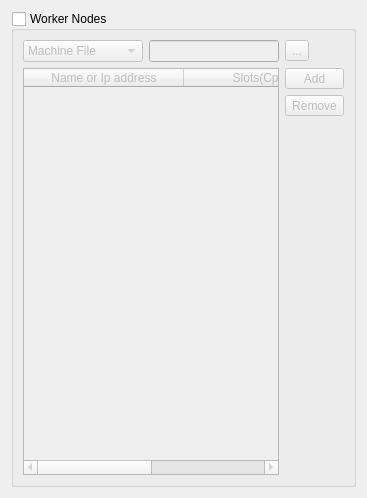
            <widget class="QWidget" name="tab_5">
             <attribute name="title">
              <string>Nodes</string>
             </attribute>
             <layout class="QGridLayout" name="gridLayout_22">
              <item row="0" column="0">
               <widget class="QGroupBox" name="NodesGroupBox">
                <property name="title">
                 <string>Worker Nodes</string>
                </property>
                <property name="checkable">
                 <bool>true</bool>
                </property>
                <property name="checked">
                 <bool>false</bool>
                </property>
                <layout class="QGridLayout" name="gridLayout_21">
                 <item row="0" column="0">
                  <widget class="QComboBox" name="NodesSourceComboBox">
                   <item>
                    <property name="text">
                     <string>Machine File</string>
                    </property>
                   </item>
                   <item>
                    <property name="text">
                     <string>Manual Insertion</string>
                    </property>
                   </item>
                  </widget>
                 </item>
                 <item row="0" column="1">
                  <widget class="QLineEdit" name="MachinesLineEdit"/>
                 </item>
                 <item row="0" column="2">
                  <widget class="QToolButton" name="MarchineFileToolButton">
                   <property name="text">
                    <string>...</string>
                   </property>
                  </widget>
                 </item>
                 <item row="1" column="2">
                  <widget class="QToolButton" name="AddNodeToolButton">
                   <property name="sizePolicy">
                    <sizepolicy hsizetype="Minimum" vsizetype="Fixed">
                     <horstretch>0</horstretch>
                     <verstretch>0</verstretch>
                    </sizepolicy>
                   </property>
                   <property name="text">
                    <string>Add</string>
                   </property>
                  </widget>
                 </item>
                 <item row="3" column="2">
                  <spacer name="verticalSpacer_6">
                   <property name="orientation">
                    <enum>Qt::Vertical</enum>
                   </property>
                   <property name="sizeHint" stdset="0">
                    <size>
                     <width>20</width>
                     <height>359</height>
                    </size>
                   </property>
                  </spacer>
                 </item>
                 <item row="2" column="2">
                  <widget class="QToolButton" name="RemoveNodeToolButton">
                   <property name="text">
                    <string>Remove</string>
                   </property>
                  </widget>
                 </item>
                 <item row="1" column="0" rowspan="3" colspan="2">
                  <widget class="QTableWidget" name="NodesTableWidget">
                   <property name="frameShape">
                    <enum>QFrame::StyledPanel</enum>
                   </property>
                   <property name="frameShadow">
                    <enum>QFrame::Sunken</enum>
                   </property>
                   <property name="alternatingRowColors">
                    <bool>true</bool>
                   </property>
                   <attribute name="horizontalHeaderDefaultSectionSize">
                    <number>160</number>
                   </attribute>
                   <attribute name="horizontalHeaderStretchLastSection">
                    <bool>true</bool>
                   </attribute>
                   <column>
                    <property name="text">
                     <string>Name or Ip address</string>
                    </property>
                   </column>
                   <column>
                    <property name="text">
                     <string>Slots(Cpus)</string>
                    </property>
                   </column>
                  </widget>
                 </item>
                </layout>
               </widget>
              </item>
             </layout>
            </widget>
